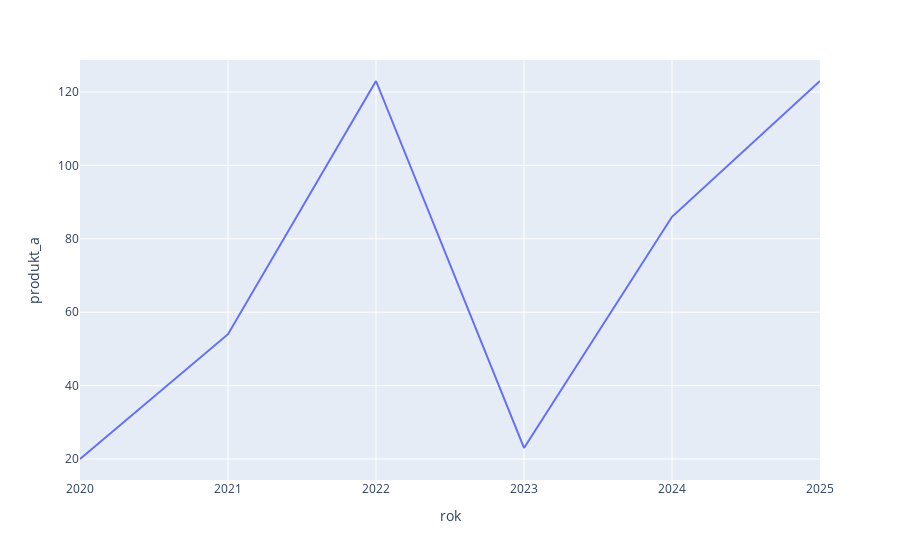

Notebook code cell kept with this figure:
### Code cell
fig = px.line(df, x='rok', y='produkt_a')
fig.show()

### Figure 1 — Plotly figure (JSON) as saved in the notebook; plotly's stock layout.template omitted (floating-point values rounded to 4 significant figures)
{"data": [{"hovertemplate": "rok=%{x}<br>produkt_a=%{y}<extra></extra>", "legendgroup": "", "line": {"color": "#636efa", "dash": "solid"}, "marker": {"symbol": "circle"}, "mode": "lines", "name": "", "orientation": "v", "showlegend": false, "type": "scatter", "x": [2020, 2021, 2022, 2023, 2024, 2025], "xaxis": "x", "y": [20, 54, 123, 23, 86, 123], "yaxis": "y"}], "layout": {"legend": {"tracegroupgap": 0}, "margin": {"t": 60}, "xaxis": {"anchor": "y", "domain": [0, 1], "title": {"text": "rok"}}, "yaxis": {"anchor": "x", "domain": [0, 1], "title": {"text": "produkt_a"}}}}
